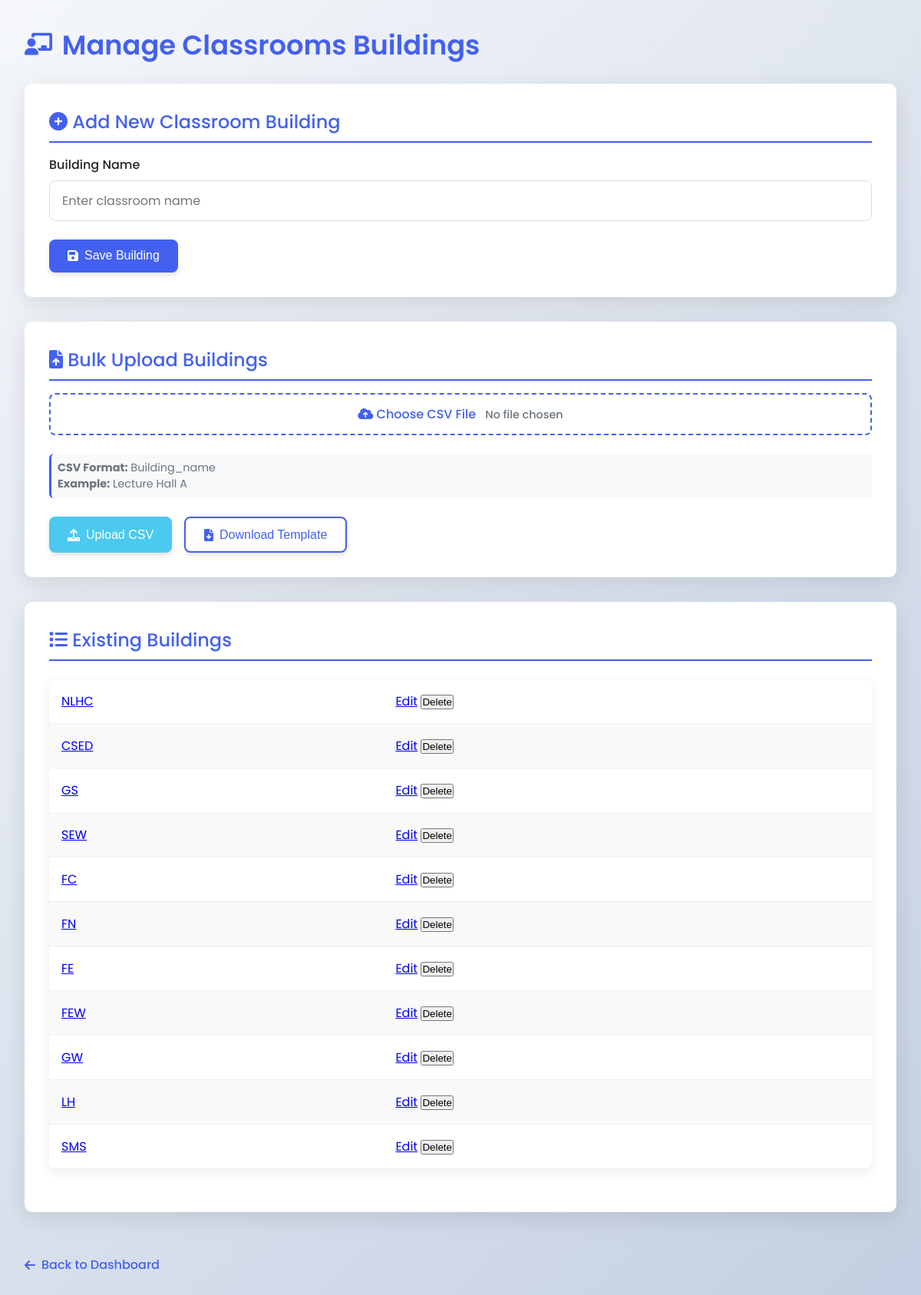
Page /classroom_type on the committed database.
### app.py (models this page shows)
class Building(db.Model):
    id = db.Column(db.Integer, primary_key=True)
    name = db.Column(db.String(100), unique=True, nullable=False)
    classrooms = db.relationship('Classroom', backref='building', lazy=True)

### app.py (the view, shortened to what this page needs)
@app.route('/classroom_type',methods=['GET','POST'])
def manage_classrooms_type():
    classrooms = Building.query.all()
    return render_template('classrooms_type.html', classrooms=classrooms)

### templates/classrooms_type.html (shortened to what this page needs)
<!DOCTYPE html>
<html lang="en">
<head>
    <link rel="stylesheet" href="https://cdnjs.cloudflare.com/ajax/libs/font-awesome/6.0.0-beta3/css/all.min.css">
</head>
<body>
    <div class="container">
        <h1><i class="fas fa-chalkboard-teacher"></i> Manage Classrooms Buildings</h1>
        <div class="card">
            <h2><i class="fas fa-plus-circle"></i> Add New Classroom Building</h2>
            <form method="POST" enctype="multipart/form-data">
                <div class="form-group">
                    <label for="classroom_name">Building Name</label>
                    <input type="text" id="classroom_name" name="name" placeholder="Enter classroom name" required>
                </div>
                <div class="btn-group">
                    <button type="submit" class="btn btn-primary">
                        <i class="fas fa-save"></i> Save Building
                    </button>
                </div>
            </form>
        </div>
        <div class="card">
            <h2><i class="fas fa-file-upload"></i> Bulk Upload Buildings</h2>
            <form method="POST" enctype="multipart/form-data">
                <div class="form-group">
                    <label for="file-upload" class="file-label">
                        <i class="fas fa-cloud-upload-alt"></i> Choose CSV File
                        <span id="file-chosen" class="file-name">No file chosen</span>
                    </label>
                    <div class="instructions">
                        <p><strong>CSV Format:</strong> Building_name</p>
                        <p><strong>Example:</strong> Lecture Hall A</p>
                    </div>
                </div>
                <div class="btn-group">
                    <button type="submit" name="upload" value="file" class="btn btn-success">
                        <i class="fas fa-upload"></i> Upload CSV
                    </button>
                    <button type="button" onclick="downloadTemplate()" class="btn btn-secondary">
                        <i class="fas fa-file-download"></i> Download Template
                    </button>
                </div>
            </form>
        </div>
        <div class="card">
            <h2><i class="fas fa-list"></i> Existing Buildings</h2>
            {% if classrooms %}
            <table>
                <tbody>
                    {% for classroom in classrooms %}
                    <tr>
                        <td>
                            <a href="{{ url_for('manage_classrooms', idd=classroom.id) }}">
                                {{ classroom.name }}
                            </a>
                            </td>
                         <td>
                            <a href="{{ url_for('edit_classroom_type', id=classroom.id) }}" class="button">Edit</a>
                            <form action="{{ url_for('delete_classroom_type', id=classroom.id) }}" method="POST" style="display:inline;">
                                <button type="submit" class="delete">Delete</button>
                            </form>
                        </td>
                    </tr>
                    {% endfor %}
                </tbody>
            </table>
            {% else %}
            <div style="text-align: center; padding: 2rem; color: var(--gray);">
                <i class="fas fa-chalkboard" style="font-size: 2rem; margin-bottom: 1rem;"></i>
                <p>No classrooms Type have been added yet. Add your first classroom above.</p>
            </div>
            {% endif %}
        </div>
        <a href="{{ url_for('index') }}" class="back-link">
            <i class="fas fa-arrow-left"></i> Back to Dashboard
        </a>
    </div>
</body>
</html>

### templates/classrooms_type.html (style rules this page uses)
:root { --primary: #4361ee; --primary-dark: #3a56d4; --secondary: #3f37c9; --light: #f8f9fa; --dark: #212529; --success: #4cc9f0; --danger: #f72585; --warning: #f8961e; --gray: #6c757d; }
* { margin: 0; padding: 0; box-sizing: border-box; }
body { font-family: 'Poppins', sans-serif; background: linear-gradient(135deg, #f5f7fa 0%, #c3cfe2 100%); min-height: 100vh; color: var(--dark); padding: 2rem; }
.container { max-width: 1200px; margin: 0 auto; }
h1 { font-size: 2.2rem; font-weight: 600; color: var(--primary); margin-bottom: 1.5rem; display: flex; align-items: center; gap: 0.8rem; }
h1 i { font-size: 1.8rem; }
h2 { font-size: 1.5rem; font-weight: 500; color: var(--primary); margin-bottom: 1rem; padding-bottom: 0.5rem; border-bottom: 2px solid var(--primary); }
.card { background-color: white; border-radius: 10px; padding: 2rem; box-shadow: 0 8px 30px rgba(0, 0, 0, 0.1); margin-bottom: 2rem; }
.form-group { margin-bottom: 1.5rem; }
label { display: block; margin-bottom: 0.5rem; font-weight: 500; color: var(--dark); }
input, select { width: 100%; padding: 0.8rem 1rem; border: 1px solid #ddd; border-radius: 8px; font-family: 'Poppins', sans-serif; font-size: 1rem; transition: all 0.3s ease; }
.btn { display: inline-flex; align-items: center; justify-content: center; padding: 0.8rem 1.5rem; border-radius: 8px; font-weight: 500; text-decoration: none; transition: all 0.3s ease; box-shadow: 0 4px 6px rgba(0, 0, 0, 0.1); border: none; cursor: pointer; font-size: 1rem; gap: 0.5rem; }
.btn-primary { background-color: var(--primary); color: white; }
.btn-secondary { background-color: white; color: var(--primary); border: 2px solid var(--primary); }
.btn-success { background-color: var(--success); color: white; }
.btn-group { display: flex; gap: 1rem; margin-top: 1rem; }
table { width: 100%; border-collapse: collapse; margin: 1.5rem 0; background-color: white; border-radius: 10px; overflow: hidden; box-shadow: 0 4px 15px rgba(0, 0, 0, 0.08); }
th, td { padding: 1rem; text-align: left; border-bottom: 1px solid #f0f0f0; }
tr:nth-child(even) { background-color: #f9f9f9; }
.instructions { font-size: 0.9rem; color: var(--gray); margin: 0.5rem 0; padding: 0.5rem; background-color: #f8f9fa; border-radius: 6px; border-left: 3px solid var(--primary); }
.file-label { display: inline-block; padding: 0.8rem 1.5rem; background-color: white; color: var(--primary); border: 2px dashed var(--primary); border-radius: 8px; cursor: pointer; transition: all 0.3s ease; text-align: center; margin-bottom: 1rem; width: 100%; }
.file-name { margin-left: 0.5rem; font-size: 0.9rem; color: var(--gray); }
.back-link { display: inline-flex; align-items: center; gap: 0.5rem; margin-top: 1.5rem; color: var(--primary); text-decoration: none; font-weight: 500; }

### rows in the picture
Building: name "NLHC"
Building: name "CSED"
Building: name "GS"
Building: name "SEW"
Building: name "FC"
Building: name "FN"
Building: name "FE"
Building: name "FEW"
Building: name "GW"
Building: name "LH"
Building: name "SMS"
